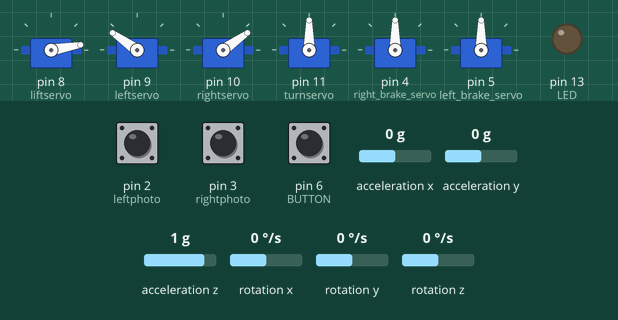
Bench run of a sketch on a simulated Arduino Uno, built with avr-gcc and run on an emulated ATmega328P. Parts: 6 × servo, output pins drawn as LEDs (lit = HIGH). Inputs (shaded band) come from the test bench; at power-on: pin 6 (BUTTON) HIGH, rotation z 0 °/s, acceleration y 0 g, acceleration x 0 g, acceleration z 1 g, pin 2 (leftphoto) LOW, pin 3 (rightphoto) LOW, rotation x 0 °/s, rotation y 0 °/s. What the sketch prints to the serial monitor is not drawn.

Above: at 1.7 s.
1.8 s: pin 6 (BUTTON) pulled LOW for 0.15 s
At 2.2 s:
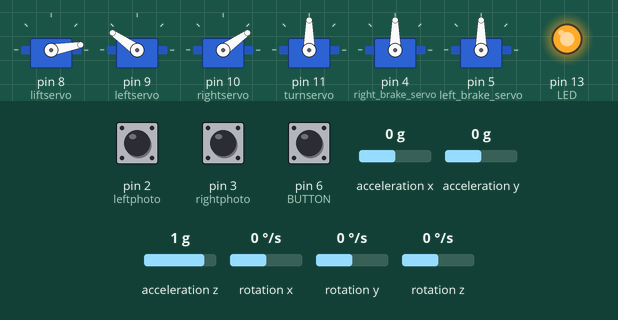
At 2.83 s:
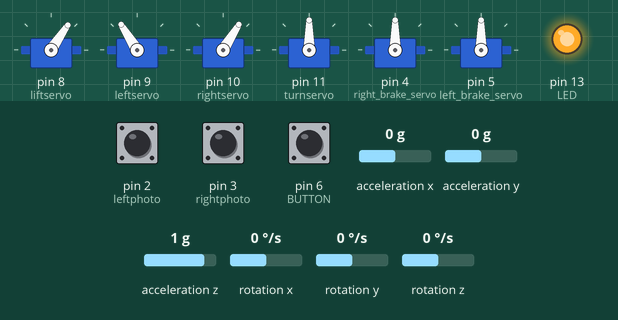
4.8 s: rotation z set to -192 °/s
At 7.7 s:
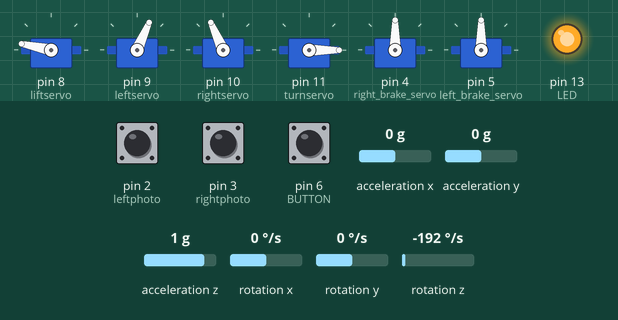
7.8 s: acceleration y set to -1.4 g
10.8 s: rotation z set to 4 °/s
At 11.8 s:
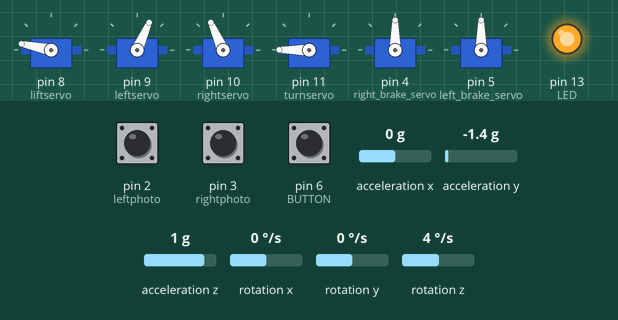
13.8 s: acceleration x set to -1.4 g
16.8 s: acceleration z set to -0.1 g
Timing chart, 0 to 48.5 s (numbered marks = the images above; inputs shaded):
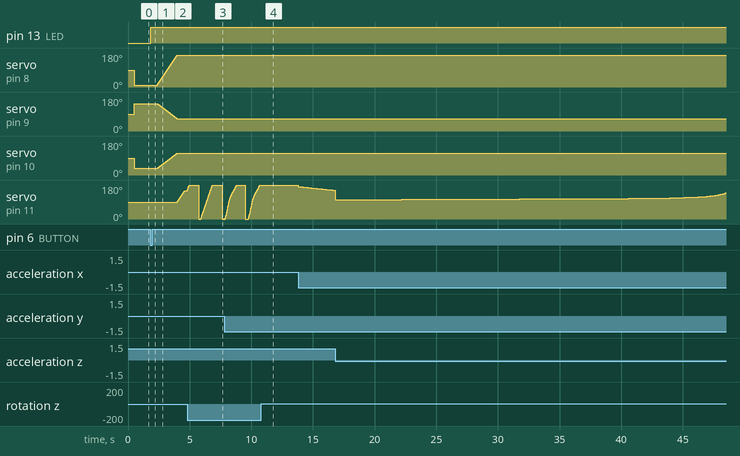

Measured:
- after the input at 1.8 s, pin 13 (LED): LOW → HIGH after 0.05 s; servo on pin 8 (liftservo): moves from 10° to 168° over 1.6 s, starting after 0.57 s
- after the input at 4.8 s, servo on pin 11 (turnservo): ramps from 0° to 180° and jumps back, once every 1.9 s
- after the input at 10.8 s, servo on pin 11 (turnservo): stays 180° (without the input it goes to 0° after 0.60 s)

The sketch:

measure_version_final_exam_code.ino
```cpp
// Library
#include <util/atomic.h> // For the ATOMIC_BLOCK macro
#include <Servo.h> // For servo motor control
#include "I2Cdev.h"// For I2C communicate
#include "MPU6050_6Axis_MotionApps612.h"//For IMU
#if I2CDEV_IMPLEMENTATION == I2CDEV_ARDUINO_WIRE
#include "Wire.h"
#endif
// Declaration
Servo leftservo;// Servo motor
Servo rightservo;// Servo motor
Servo turnservo;// Servo motor
Servo liftservo;// Servo motor
Servo right_brake_servo;
Servo left_brake_servo;
MPU6050 mpu;// IMU
// IO PIN
#define BUTTON 6  // interrupt only 2 3 available
#define LED 13
// measure distance parameter
#define leftphoto 2
#define rightphoto 3
volatile long leftcounti = 0;
volatile long rightcounti = 0;
float leftphi = 0;
float rightphi = 0;
float d_leftphi = 0;
float d_rightphi = 0;
float last_leftphi = 0;
float last_rightphi = 0;
float leftdisplacement = 0;
float rightdisplacement = 0;
float wheelradius = 1.5;
float wheeldistance = 14.88;
long  leftsensorRead = 0;
long  rightsensorRead = 0;
double x = 0,y = 0,theta = 0;
unsigned long right_time = 0;
unsigned long last_right_time = 0;
unsigned long left_time = 0;
unsigned long last_left_time = 0;
unsigned long time = 0;
#define OUTPUT_READABLE_YAWPITCHROLL
// #define INTERRUPT_PIN 2  // use pin 2 on Arduino Uno & most boards
//time interval
#define interval_1 500
#define interval_2 3000
#define interval_3 3000
#define interval_4 3000
#define interval_5 500
#define interval_6 3000
// PID Parameters
volatile int posi = 0;
long prevT = 0;
float eprev = 0;
float eintegral = 0;
// Encoder Parameters
float gear_ratio = 45.0;
float encoder_resolution = 11.0;
float current_angle = 0.0;
// Botton Parameter
int led_state = LOW;
int button_state;
int last_button_state = HIGH;
unsigned long last_debounce_time = 0;
unsigned long debounce_delay = 50;
// Motor State
int state = 0;
int i = 0;
int tes = 0;
int pos_left = 145;
int pos_right = 35;
int pos_lift = 10;
int pos_turn = 90;
// MPU control/status vars
bool dmpReady = false;  // set true if DMP init was successful
uint8_t mpuIntStatus;   // holds actual interrupt status byte from MPU
uint8_t devStatus;      // return status after each device operation (0 = success, !0 = error)
uint16_t packetSize;    // expected DMP packet size (default is 42 bytes)
uint16_t fifoCount;     // count of all bytes currently in FIFO
uint8_t fifoBuffer[64]; // FIFO storage buffer
// orientation/motion vars
Quaternion q;           // [w, x, y, z]         quaternion container
VectorInt16 aa;         // [x, y, z]            accel sensor measurements
VectorInt16 gy;         // [x, y, z]            gyro sensor measurements
VectorInt16 aaReal;     // [x, y, z]            gravity-free accel sensor measurements
VectorInt16 aaWorld;    // [x, y, z]            world-frame accel sensor measurements
VectorFloat gravity;    // [x, y, z]            gravity vector
float ypr[3];           // [yaw, pitch, roll]   yaw/pitch/roll container and gravity vector
double yaw;
// time_interval vars
unsigned long current_time = 0;
unsigned long start_time = 0;
// ================================================================
// ===               INTERRUPT DETECTION ROUTINE                ===
// ================================================================
volatile bool mpuInterrupt = false;     // indicates whether MPU interrupt pin has gone high
void dmpDataReady() {
  mpuInterrupt = true;
}
////////////////////        SETUP        ////////////////////

void setup() {
  pinMode(BUTTON, INPUT_PULLUP);; //set as pull-up resistor
  pinMode(LED,OUTPUT);
  IMU_Initialize();
  liftservo.attach(8);
  leftservo.attach(9);
  rightservo.attach(10);
  turnservo.attach(11);
  right_brake_servo.attach(4);
  left_brake_servo.attach(5);
  right_brake_servo.write(90);
  left_brake_servo.write(90);
  pinMode(leftphoto, INPUT);
  pinMode(rightphoto, INPUT);
  attachInterrupt(digitalPinToInterrupt(rightphoto),rightcount,RISING);
  attachInterrupt(digitalPinToInterrupt(leftphoto),leftcount,RISING);
}
////////////////////        LOOP        ////////////////////
void loop() {
  Serial.print("Distance:");
  Serial.print(Distance());
  Serial.print("\tstate:");
  Serial.println(state);
  if (state==0){
    liftservo.write(10);
    leftservo.write(145);
    rightservo.write(35);
    turnservo.write(90);
    ReadAndDebounceBotton();
  }
  if (state==1){
    led_state = !led_state;// dark->light
    digitalWrite(LED,led_state); //light
    // wait 0.5s then lift main sail
    for(start_time = millis() ;  current_time < start_time + interval_1 ; current_time = millis()){
    }
    state++;
  }
  if(state == 2){
    // lift main sail
    while((pos_lift < 170) && ( pos_left > 45 && pos_right < 135 )){
      liftservo.write(pos_lift);
      leftservo.write(pos_left);
      rightservo.write(pos_right);
      delay(20);
      if(pos_lift < 170){
        pos_lift += 2;
      }
      Serial.print((pos_lift < 170) && ( pos_left > 45 && pos_right < 135 ));
      Serial.print("\t");
      Serial.println(pos_lift);
      if(pos_left > 45 && pos_right < 135){
        pos_left -= 1;
        pos_right += 1;
      }
    }
    state++;
  }
  if (state == 3){
    while(pos_turn < 150){
      turnservo.write(pos_turn); delay(10);
      pos_turn += 1;
    }
    while( Distance() <= (268.5 + 21.5)){
      Serial.print("\tDistance:");
      Serial.print(Distance());
      IMU_Read();
      pos_turn = 150 + yaw;
      if(pos_turn < 0){
        pos_turn = 0;
      }
      if(pos_turn > 180){
        pos_turn =  180;
      }
      turnservo.write(pos_turn);
      Serial.print("pos_turn");
      Serial.println(pos_turn);
      while( Distance() <= (80+21.5) && Distance() >= (60+21.5) ){
        Serial.print("\tDistance:");
        Serial.println(Distance());
        brake();
        ReadAndDebounceBotton();
      }
      cancel_brake();
      ReadAndDebounceBotton();
    }
    while( Distance() >= 290){
      Serial.print("\tDistance:");
      Serial.print(Distance());
      IMU_Read();
      pos_turn = 15 + yaw;
      if(pos_turn < 0){
        pos_turn = 0;
      }
      if(pos_turn > 180){
        pos_turn =  180;
      }
      turnservo.write(pos_turn);
      Serial.print("pos_turn");
      Serial.println(pos_turn);
      while( Distance() <= (308.5+21.5) && Distance() >= (268.5+21.5) ){
        Serial.print("\tDistance:");
        Serial.print(Distance());
        brake();
        ReadAndDebounceBotton();
      }
      cancel_brake();
      ReadAndDebounceBotton();
    }
    state++;
  }
  if (state == 4){
    ReadAndDebounceBotton();
    Serial.println(pos_turn);
  }
  if (state == 5){
    led_state = !led_state;// light->dark
    digitalWrite(LED,led_state); //dark
    if(pos_turn > 90){
      while(pos_turn > 90){
      turnservo.write(pos_turn); delay(20);
      pos_turn -= 1;
      Serial.print("pos_turn:");
      Serial.print(pos_turn);
      }
    }
    else{
      while(pos_turn < 90){
      turnservo.write(pos_turn); delay(20);
      pos_turn += 1;
      Serial.print("pos_turn:");
      Serial.print(pos_turn);
      }
    }
    //close main sails
    while(pos_lift > 10){
      liftservo.write(pos_lift); delay(20);
      pos_lift -= 1;
    }
    //close side sails
    while(pos_left < 145 && pos_right > 35){
      leftservo.write(pos_left); delay(5);
      rightservo.write(pos_right); delay(5);
      pos_left += 1;
      pos_right -= 1;
    }
    state = 0;
  }
}
////////////////////        FUNCTION        ////////////////////
void setMotor(int dir, int pwmVal, int pwm, int in1, int in2){
  analogWrite(pwm,pwmVal);
  if(dir == 1){
    digitalWrite(in1,HIGH);
    digitalWrite(in2,LOW);
  }
  else if(dir == -1){
    digitalWrite(in1,LOW);
    digitalWrite(in2,HIGH);
  }
  else{
    digitalWrite(in1,LOW);
    digitalWrite(in2,LOW);
  }
}
void ReadAndDebounceBotton(){
  int reading = digitalRead(BUTTON);
  if (reading != last_button_state) {
    last_debounce_time = millis();
  }
  if ((millis() - last_debounce_time) > debounce_delay) {
    if (reading != button_state) {
      button_state = reading;
      if (button_state == LOW) {
        state++;
      }
    }
  }
  last_button_state = reading;
}
void PIDControlMotor(float target_angle,float kp,float ki,float kd){
  int target = gear_ratio * encoder_resolution * target_angle / 360.0;
  // Time difference
  long currT = micros();
  float deltaT = ((float) (currT - prevT))/( 1.0e6 );
  prevT = currT;
  // Read the position in an atomic block to avoid a potential
  // misread if the interrupt coincides with this code running
  // see: https://www.arduino.cc/reference/en/language/variables/variable-scope-qualifiers/volatile/
  int pos = 0;
  ATOMIC_BLOCK(ATOMIC_RESTORESTATE) {
    pos = posi;
  }
  // error
  int e = pos - target;
  // derivative
  float dedt = (e-eprev)/(deltaT);
  // integral
  eintegral = eintegral + e*deltaT;
  // control signal
  float u = kp*e + kd*dedt + ki*eintegral;
  // motor power
  float pwr = fabs(u);
  if( pwr > 255 ){ //   256*(12/14.8) = 194.4
    pwr = 255;
  }
  // motor direction
  int dir = 1;
  if(u<0){
    dir = -1;
  }
  // store previous error
  eprev = e;
  current_angle = pos * 360.0 / gear_ratio / encoder_resolution;
  Serial.print(target);
  Serial.print(",");
  Serial.print(pos);
  Serial.print(",");
  Serial.print(target_angle);
  Serial.print(",");
  Serial.print(current_angle);
  Serial.print(",");
  Serial.print(dir);
  Serial.print(",");
  Serial.print(u);
  Serial.print(",");
  Serial.print(pwr);
  Serial.println(",");
}
void IMU_Initialize(){
    // join I2C bus (I2Cdev library doesn't do this automatically)
  #if I2CDEV_IMPLEMENTATION == I2CDEV_ARDUINO_WIRE
    Wire.begin();
    Wire.setClock(400000); // 400kHz I2C clock. Comment this line if having compilation difficulties
    Wire.setWireTimeout(3000, true);
  #elif I2CDEV_IMPLEMENTATION == I2CDEV_BUILTIN_FASTWIRE
    Fastwire::setup(400, true);
  #endif
  // initialize serial communication
  Serial.begin(115200);
  while (!Serial); // wait for Leonardo enumeration, others continue immediately
  // initialize device
  Serial.println(F("Initializing I2C devices..."));
  mpu.initialize();
  //pinMode(INTERRUPT_PIN, INPUT);
  // verify connection
  Serial.println(F("Testing device connections..."));
  Serial.println(mpu.testConnection() ? F("MPU6050 connection successful") : F("MPU6050 connection failed"));
  // wait for ready
  // Serial.println(F("\nSend any character to begin DMP programming and demo: "));
  while (Serial.available() && Serial.read()); // empty buffer
  // while (!Serial.available());                 // wait for data
  // while (Serial.available() && Serial.read()); // empty buffer again

  // load and configure the DMP
  Serial.println(F("Initializing DMP..."));
  devStatus = mpu.dmpInitialize();
  // make sure it worked (returns 0 if so)
  if (devStatus == 0) {
    // Calibration Time: generate offsets and calibrate our MPU6050
    mpu.CalibrateAccel(15);
    mpu.CalibrateGyro(15);
    Serial.println();
    mpu.PrintActiveOffsets();
    // turn on the DMP, now that it's ready
    Serial.println(F("Enabling DMP..."));
    mpu.setDMPEnabled(true);

    // enable Arduino interrupt detection
    Serial.print(F("Enabling interrupt detection (Arduino external interrupt "));
    //Serial.print(digitalPinToInterrupt(INTERRUPT_PIN));
    Serial.println(F(")..."));
    //attachInterrupt(digitalPinToInterrupt(INTERRUPT_PIN), dmpDataReady, RISING);
    Serial.println(mpuInterrupt);
    mpuIntStatus = mpu.getIntStatus();
    // set our DMP Ready flag so the main loop() function knows it's okay to use it
    Serial.println(F("DMP ready! Waiting for first interrupt..."));
    dmpReady = true;
    // get expected DMP packet size for later comparison
    packetSize = mpu.dmpGetFIFOPacketSize();
  } else {
    // ERROR!
    // 1 = initial memory load failed
    // 2 = DMP configuration updates failed
    // (if it's going to break, usually the code will be 1)
    Serial.print(F("DMP Initialization failed (code "));
    Serial.print(devStatus);
    Serial.println(F(")"));
  }
  //Check FullScaleRange
    Serial.print("GyroRange:");
    Serial.print(mpu.getFullScaleGyroRange());
    // 0 = +/- 250 degrees/sec
    // 1 = +/- 500 degrees/sec
    // 2 = +/- 1000 degrees/sec
    // 3 = +/- 2000 degrees/sec *
    Serial.print("\tAccelRange:");
    Serial.print(mpu.getFullScaleAccelRange());
    // 0 = +/- 2g *
    // 1 = +/- 4g
    // 2 = +/- 8g
    // 3 = +/- 16g
}
void IMU_Read(){
// if programming failed, don't try to do anything
  if (!dmpReady) return;
  // read a packet from FIFO
  if (mpu.dmpGetCurrentFIFOPacket(fifoBuffer)) { // Get the Latest packet
    #ifdef OUTPUT_READABLE_YAWPITCHROLL
    // display Euler angles in degrees
    mpu.dmpGetQuaternion(&q, fifoBuffer);
    mpu.dmpGetGravity(&gravity, &q);
    mpu.dmpGetYawPitchRoll(ypr, &q, &gravity);
    Serial.print("ypr\t");
    Serial.print(ypr[0] * 180 / M_PI);
    Serial.print("\t");
    Serial.print(ypr[1] * 180 / M_PI);
    Serial.print("\t");
    Serial.print(ypr[2] * 180 / M_PI);
    /*
      mpu.dmpGetAccel(&aa, fifoBuffer);
      Serial.print("\tRaw Accl XYZ\t");
      Serial.print(aa.x);
      Serial.print("\t");
      Serial.print(aa.y);
      Serial.print("\t");
      Serial.print(aa.z);
      mpu.dmpGetGyro(&gy, fifoBuffer);
      Serial.print("\tRaw Gyro XYZ\t");
      Serial.print(gy.x);
      Serial.print("\t");
      Serial.print(gy.y);
      Serial.print("\t");
      Serial.print(gy.z);
    */
    Serial.println();
    yaw = ypr[0] *180 / M_PI;

    #endif
  }
}
void rightcount(){
  right_time = millis();
  if (right_time - last_right_time >= 50) {
    rightcounti++;
  }
  last_right_time = right_time;
}
void leftcount(){
  left_time = millis();
  if (left_time - last_left_time >= 50) {
    leftcounti++;
  }
  last_left_time = left_time;
}
float Distance(){
  // wheel distance
  leftsensorRead = digitalRead(leftphoto);
  rightsensorRead = digitalRead(rightphoto);
  // Serial.print("rightsensorRead:");
  // Serial.print(rightsensorRead);
  // Serial.print("\tleftsensorRead:");
  // Serial.print(leftsensorRead);
  long left_count = 0;
  long right_count = 0;
  ATOMIC_BLOCK(ATOMIC_RESTORESTATE) {
    right_count = rightcounti;
    left_count = leftcounti;
  }
  // Serial.print("\trightcount:");
  // Serial.print(rightcounti);
  // Serial.print("\tleftcount:");
  // Serial.print(leftcounti);
  if (millis() - time >= 1){
    rightphi = right_count * 2.0 * PI / 24.0;
    leftphi = left_count * 2.0 * PI / 24.0;
    d_rightphi = rightphi - last_rightphi;
    d_leftphi =  leftphi - last_leftphi;
    theta += (wheelradius*d_rightphi/ (wheeldistance) ) - (wheelradius * d_leftphi/ (wheeldistance) );
    x += cos(theta) * (wheelradius*d_rightphi/2.0 + wheelradius*d_leftphi/2.0);
    y += sin(theta) * (wheelradius*d_rightphi/2.0 + wheelradius*d_leftphi/2.0);
    time = millis();

    last_rightphi = rightphi;
    last_leftphi =  leftphi;
  }

  // Serial.print("\t x:");
  // Serial.print(x);
  // Serial.print("\t y:");
  // Serial.print(y);
  // Serial.print("\t theta:");
  // Serial.println(theta);
  return(x);
}
void brake(){
  right_brake_servo.write(80);
  left_brake_servo.write(99);
}
void cancel_brake(){
  right_brake_servo.write(90);
  left_brake_servo.write(90);
}
```
